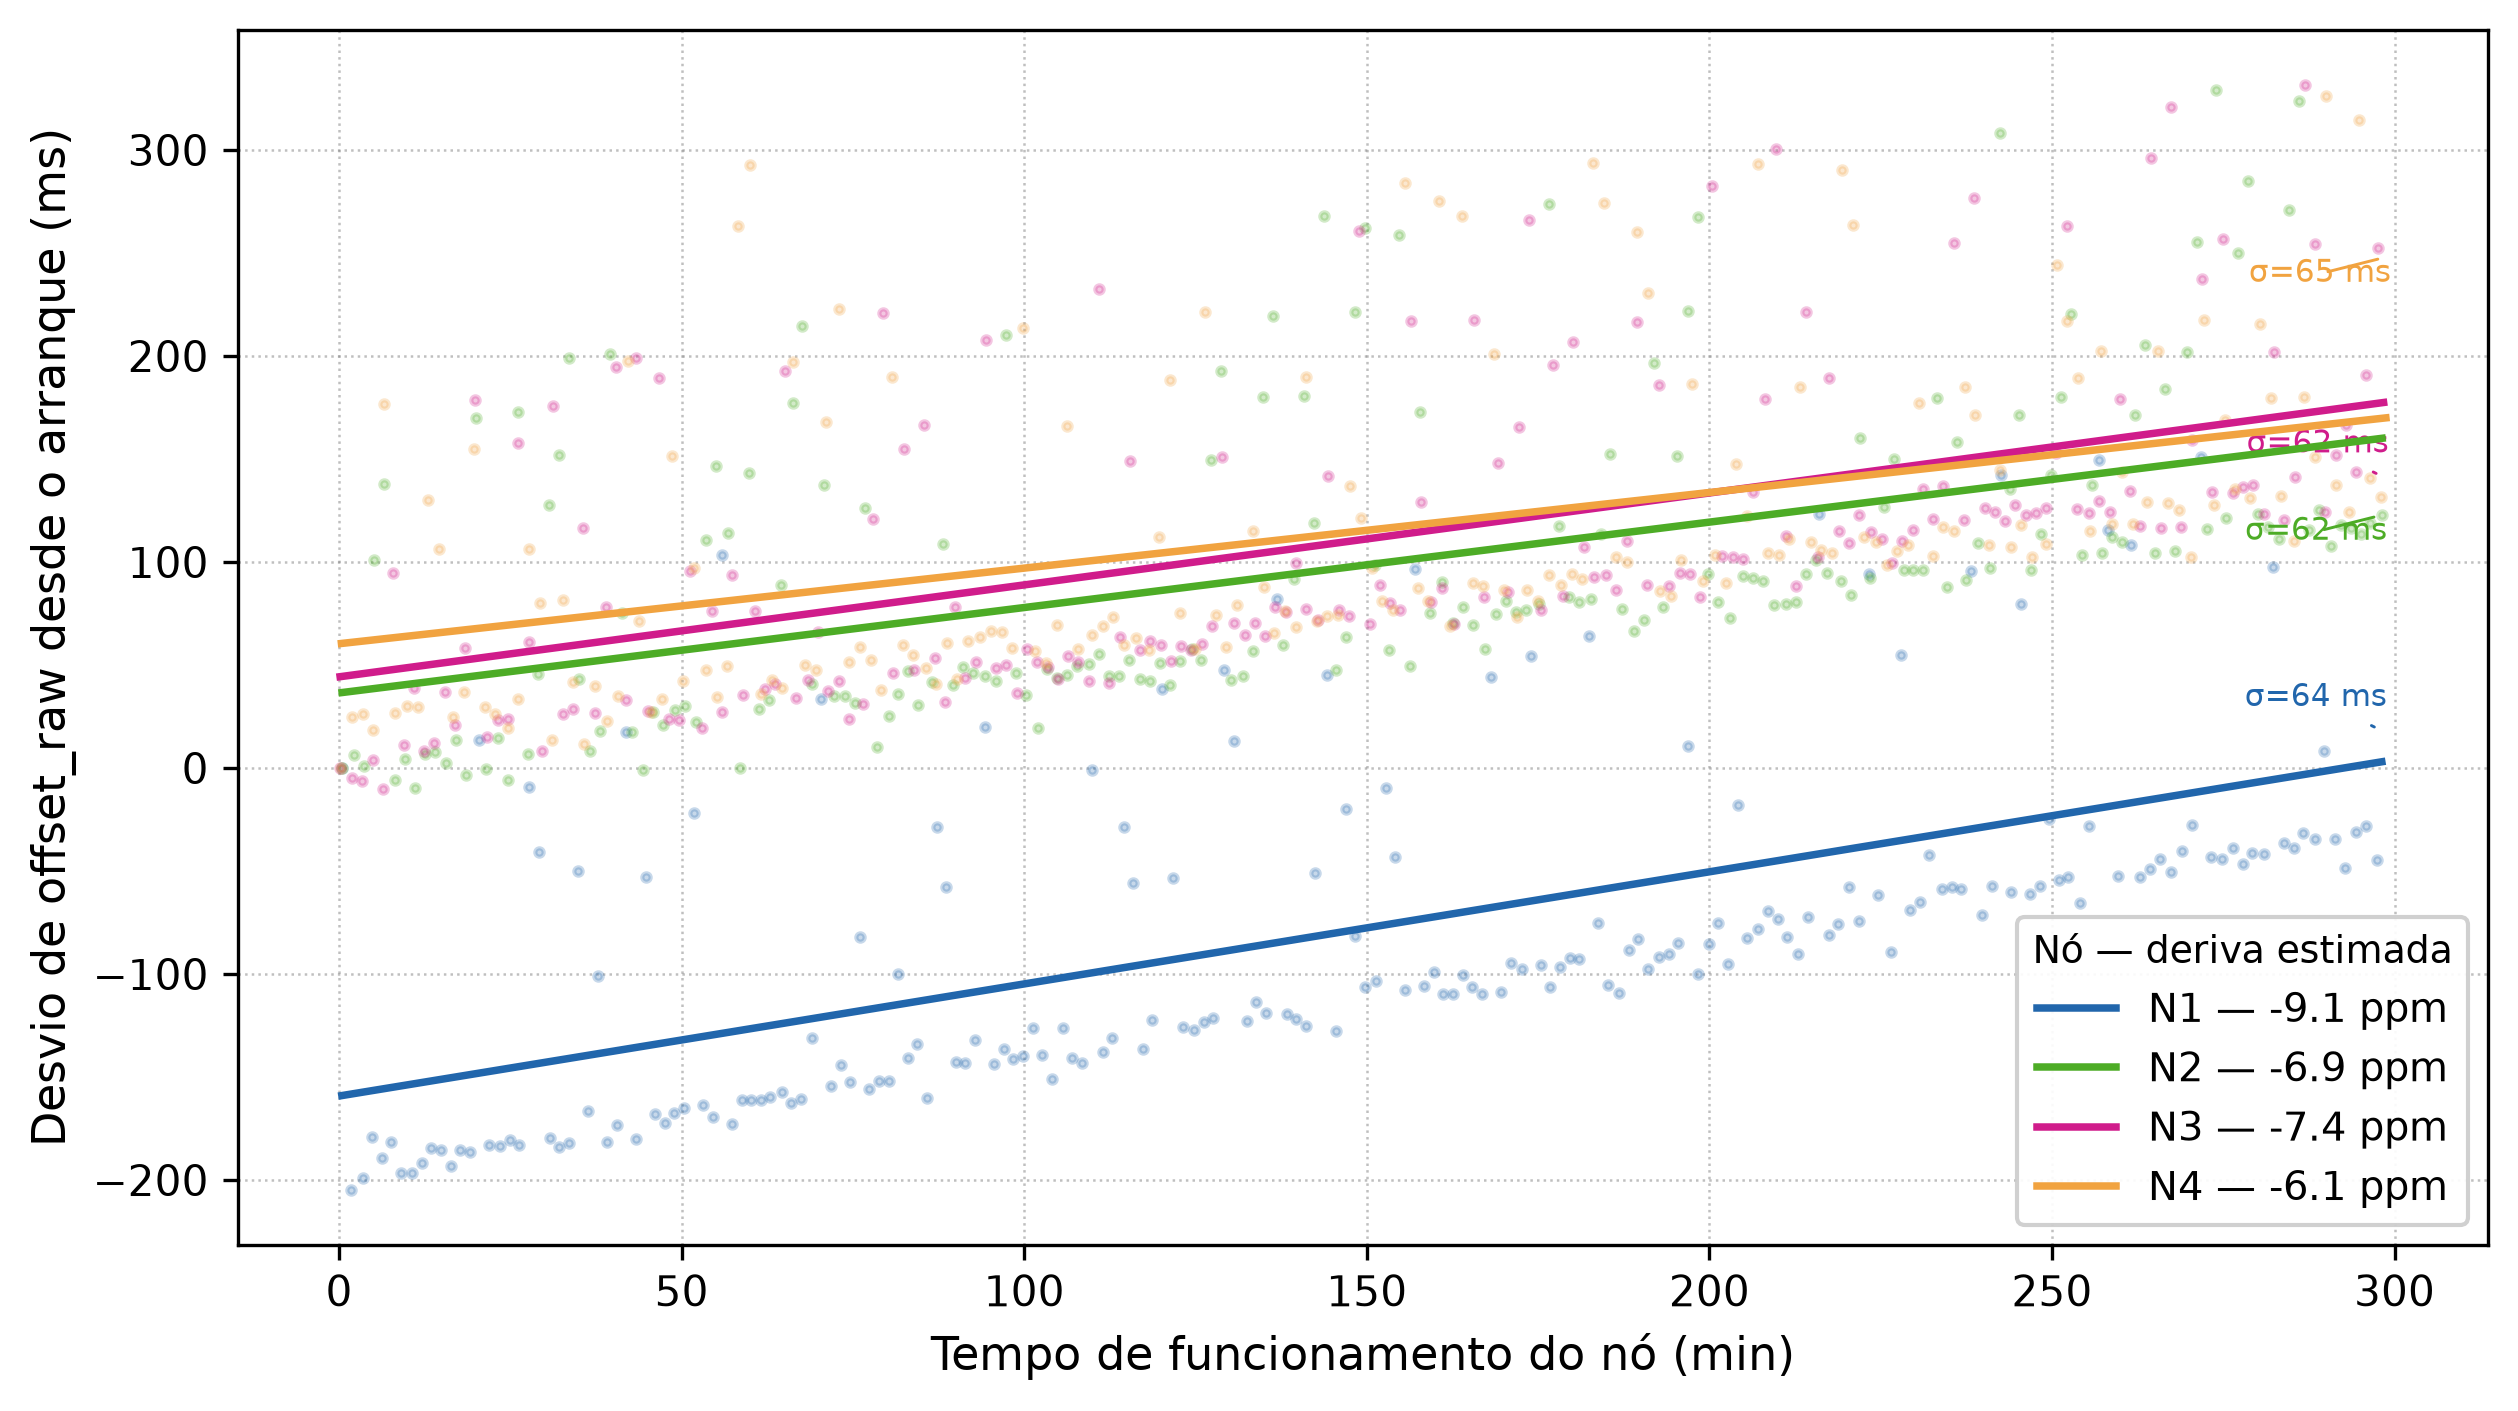

Reproduce this figure in Python.
"""
Gráfico 7 — Calibração de relógio: offset_raw_ms normalizado vs tempo (sessão T1).
Mostra a deriva linear do oscilador de cada nó e os resíduos em torno do modelo.
offset_raw = ts_gateway_epoch_ms − node_millis − ToA
Normalizado subtraindo o valor inicial por nó.
"""
import pandas as pd
import numpy as np
import matplotlib.pyplot as plt
import os

PATH    = r"c:\Users\Eduardo Barbosa\Documents\Arduino\pure_aloha\pure_aloha_node\teste_pure_aloha\4_nodes_0265_vf\pure_aloha_20260610_083021.csv"
CALIB   = r"c:\Users\Eduardo Barbosa\Documents\Arduino\pure_aloha\pure_aloha_node\teste_pure_aloha\4_nodes_0265_vf\clock_calibration_20260610_083021.csv"
OUT_DIR = os.path.dirname(os.path.abspath(__file__))

COLORS = ["#2166ac", "#4dac26", "#d01c8b", "#f1a340"]
NODES  = [1, 2, 3, 4]
TOA_MS = 97.536

df = pd.read_csv(PATH, sep=";")
df["timestamp"] = pd.to_datetime(df["timestamp"], utc=True)
df["node_millis"] = pd.to_numeric(df["node_millis"], errors="coerce")
df["offset_raw_ms"] = pd.to_numeric(df["offset_raw_ms"], errors="coerce")
df = df.dropna(subset=["node_millis", "offset_raw_ms"])

calib = pd.read_csv(CALIB, sep=";")

fig, ax = plt.subplots(figsize=(8.5, 4.8))

for i, (nid, col) in enumerate(zip(NODES, COLORS)):
    sub = df[df["node_id"] == nid].sort_values("node_millis").copy()
    if sub.empty:
        continue

    x_s  = sub["node_millis"].values / 1000          # segundos de uptime
    y_ms = sub["offset_raw_ms"].values
    y_norm = y_ms - y_ms[0]                           # desvio desde o arranque

    # Regressão linear (deriva)
    slope, intercept = np.polyfit(x_s, y_norm, 1)
    drift_ppm = -slope * 1e3                          # slope em ms/s → ppm
    x_fit = np.array([x_s[0], x_s[-1]])
    y_fit = slope * x_fit + intercept

    # Dispersão (1:6 pontos para não saturar)
    ax.scatter(x_s[::6] / 60, y_norm[::6],
               s=4, color=col, alpha=0.25, zorder=2)

    # Linha de ajuste linear
    ax.plot(x_fit / 60, y_fit, color=col, lw=1.8, zorder=4,
            label=f"N{nid} — {drift_ppm:.1f} ppm")

# Calib residual annotation
calib_vals = calib.set_index("node_id")
for i, (nid, col) in enumerate(zip(NODES, COLORS)):
    if nid in calib_vals.index:
        res = calib_vals.loc[nid, "residual_std_ms"]
        row = df[df["node_id"]==nid].sort_values("node_millis").iloc[-1]
        x_end = row["node_millis"] / 1000 / 60
        y_end = (row["offset_raw_ms"] - df[df["node_id"]==nid].sort_values("node_millis").iloc[0]["offset_raw_ms"])
        ax.annotate(f"σ={res:.0f} ms",
                    xy=(x_end, y_end),
                    xytext=(x_end - 20, y_end + 12 * (1 if i % 2 == 0 else -1)),
                    fontsize=7.5, color=col,
                    arrowprops=dict(arrowstyle="-", color=col, lw=0.7))

ax.set_xlabel("Tempo de funcionamento do nó (min)", fontsize=11)
ax.set_ylabel("Desvio de offset_raw desde o arranque (ms)", fontsize=11)
ax.tick_params(labelsize=10)
ax.grid(ls=":", lw=0.6, color="grey", alpha=0.5)
ax.legend(fontsize=9.5, framealpha=0.92, title="Nó — deriva estimada", title_fontsize=9)

plt.tight_layout()
plt.savefig(os.path.join(OUT_DIR, "clock_calibration.pdf"), bbox_inches="tight")
plt.savefig(os.path.join(OUT_DIR, "clock_calibration.png"), bbox_inches="tight", dpi=300)
plt.show()
print("Concluído.")
